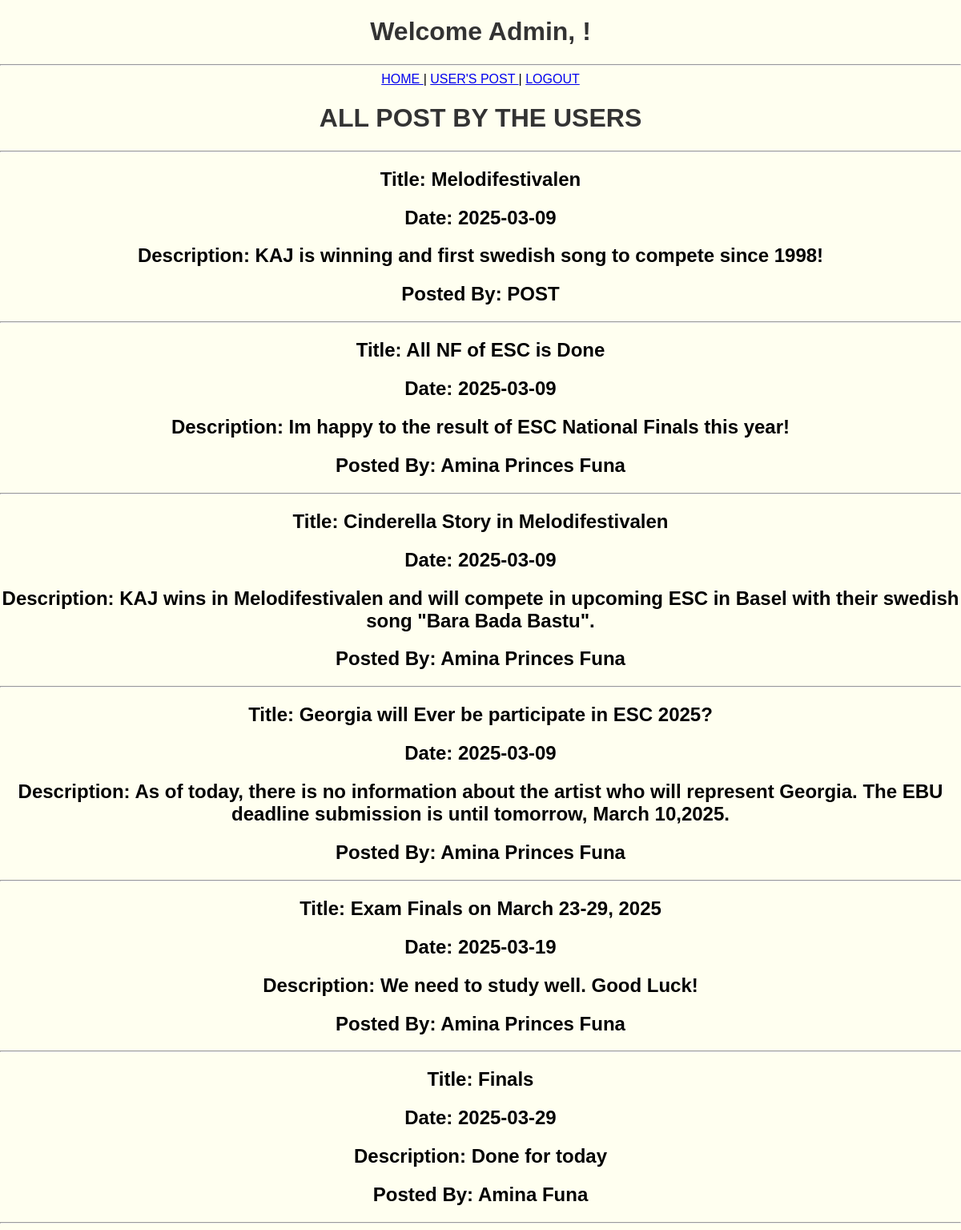
Screenshot of /FUNA_WEBSITE/admin/user_post.php with the database file from the repository.
### tables this page shows
CREATE TABLE `post` (
  `id` int(255) NOT NULL,
  `title` varchar(255) NOT NULL,
  `mydate` varchar(255) NOT NULL,
  `description` longtext NOT NULL,
  `posted_by` varchar(255) NOT NULL
);

### FUNA_WEBSITE/admin/user_post.php (the view, shortened to what this page needs)
<?php
    include "../conn.php";
?>
<!DOCTYPE html>
<html lang="en">
<head>
</head>
<body>
    <h1>Welcome Admin, <?php echo $admin_name; ?>! </h1>
    <hr> </hr>
    <a href="adminhome.php"> HOME </a> |
    <a href="user_post.php"> USER'S POST </a> |
    <a href="index.php"> LOGOUT </a>
    <h1> ALL POST BY THE USERS </h1>
    <hr> </hr>
    <?php
    $getuserspost= mysqli_query($conn, "SELECT * FROM post");
    while($row1=mysqli_fetch_array($getuserspost)){
        ?>
        <h2> Title: <?php echo $row1['title']; ?></h2>
        <h2>Date:  <?php echo $row1['mydate']; ?></h2>
        <h2>Description:  <?php echo $row1['description']; ?></h2>
        <h2>Posted By:  <?php echo $row1['posted_by']; ?></h2>
        <hr> </hr>
    <?php
    }
    ?>
</body>
</html>

### FUNA_WEBSITE/admin/user_post.php (style rules this page uses)
body { font-family: 'Poppins', sans-serif; background: ivory; margin: 0; padding: 0; text-align: center; }
h1 { color: #333; }

### rows the page displays
post: title "Melodifestivalen", mydate "2025-03-09", description "KAJ is winning and first swedish song to compete since 1998!", posted_by "POST"
post: title "All NF of ESC is Done", mydate "2025-03-09", description "Im happy to the result of ESC National Finals this year!", posted_by "Amina Princes Funa"
post: title "Cinderella Story in Melodifestivalen", mydate "2025-03-09", description "KAJ wins in Melodifestivalen and will compete in upcoming ESC in Basel with their swedish song \"Bara Bada Bastu\".", posted_by "Amina Princes Funa"
post: title "Georgia will Ever be participate in ESC 2025?", mydate "2025-03-09", description "As of today, there is no information about the artist who will represent Georgia. The EBU deadline submission is until tomorrow, March 10,2025.", posted_by "Amina Princes Funa"
post: title "Exam Finals on March 23-29, 2025", mydate "2025-03-19", description "We need to study well. Good Luck!", posted_by "Amina Princes Funa"
post: title "Finals", mydate "2025-03-29", description "Done for today", posted_by "Amina Funa"
